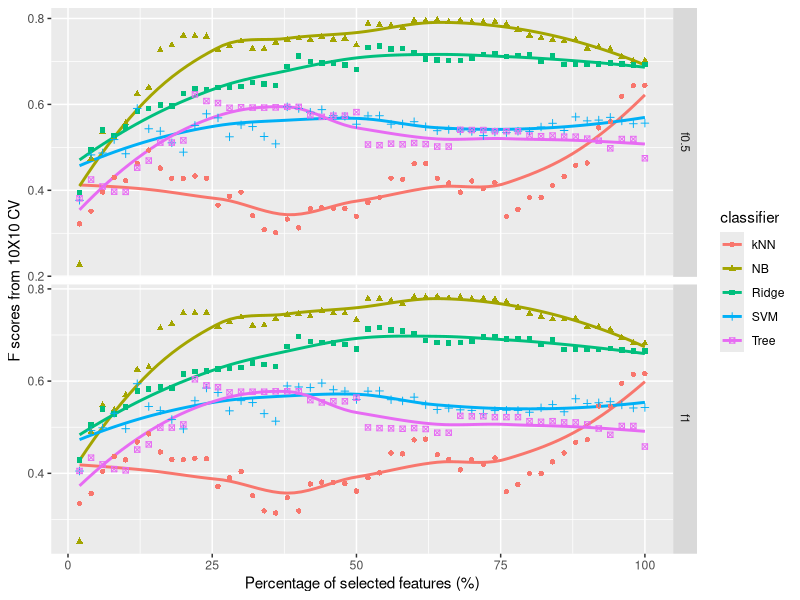

This figure's R source:
setwd("D:/Study/Thesis/Experiments/Util/RPlots")
library("ggplot2")
featuresdata = read.csv("ss_03_01_8class_classifiers_basic_featureselction.csv")
p <- ggplot(featuresdata, aes(x=features, y=value, group=classifier))+ labs(x = "Percentage of selected features (%)", y = "F scores from 10X10 CV" )
q <- p + stat_smooth(se = FALSE, aes(color=classifier)) + geom_point(aes(color=classifier, shape=classifier)) 
q + facet_grid(metrics ~ ., scale = "free_y")